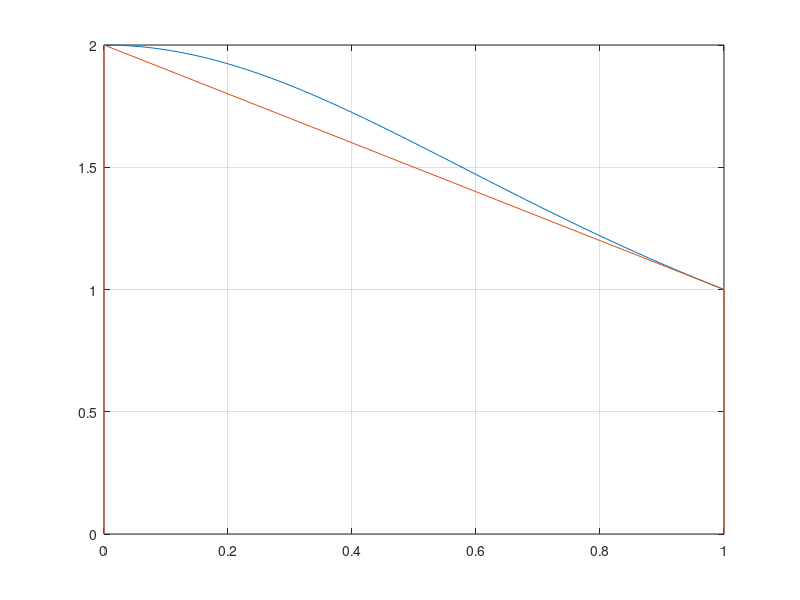

Here is the MATLAB script that generated this plot: (Note: this script raises an error after producing the figure.)
%1
%a
a=0;
b=1;
f=@(x) 2./(1+x.^2);
trp = ((b-a)/2)*(f(a)+f(b));
fprintf('Ex 1 Approx using trapezium = %2.5f\n',trp);
%b
xplot = 0:0.01:1;
fplot = f(xplot);
figure
plot(xplot,fplot)
hold on
grid on
x_trap = [0 0 1 1];
y_trap = [0 f(0) f(1) 0];
plot(x_trap,y_trap)
%c
simp = ((b-a)/6)*(f(a) + 4*f((a+b)/2)+f(b));
fprintf('Ex 1 Approx using Simpson = %2.5f\n',simp);
%2
clear
fprintf('\n')
a=1.4;
b=2;
c=1;
d=1.5;
f=@(x,y) log(x+2*y);
trap = (((b-a)*(d-c))/16) * ( f(a,c) + f(a,d) + f(b,c) + f(b,d) + 2*f((a+b)/2,c)+ 2*f((a+b)/2,d)+ 2*f(a,(c+d)/2) + 2*f(b,(c+d)/2) + 4* f((a+b)/2,(c+d)/2)); 
fprintf('Ex 2 Approximation for integral = %2.5f\n',trap);
%3
clear
fprintf('\n')
p=75;
r=110;
a=0;
b=2*pi;
f=@(x) (1-((p/r)^2).*sin(x)).^(1/2);

n=10;
h=(b-a)/n;
xk = a + (0:n)*h;
reptrap = ((b-a)/(2*n)) * (f(a)+ f(b) + 2*sum(f(xk(2:n))));
approx = ((60*r)/(r^2-p^2))*reptrap;
fprintf('Ex 3 Approx with n=10 is %2.5f\n',approx);
n=20;
h=(b-a)/n;
xk = a + (0:n)*h;
reptrap = ((b-a)/(2*n)) * (f(a)+ f(b) + 2*sum(f(xk(2:n))));
approx2 = ((60*r)/(r^2-p^2))*reptrap;
fprintf('Ex 3 Approx with n=20 is %2.5f\n',approx2);

%4
clear
fprintf('\n')
a=1;
b=2;
f=@(x) x.*log(x);
n=10;
h=(b-a)/n;
xk = a + (0:n)*h;
reptrap = ((b-a)/(2*n)) * (f(a)+ f(b) + 2*sum(f(xk(2:n))));
fprintf('Ex 4 Approx for n=%d is %2.4f, correct value is %2.3f\n',n,reptrap,0.636);

%5
clear
fprintf('\n')
a=0;
b=pi;
f=@(x) 1./(4+sin(20*x));

n=10;
h=(b-a)/n;
xk = a + (0:n)*h;
approx = ((b-a)/(6*n))* (f(a)+f(b)+2*sum(f(xk(2:n)))+4*sum(f((xk(1:n)+xk(2:n+1))/2)));
fprintf('Ex 5 Approx with n=10 is %2.5f\n',approx);

n=30;
h=(b-a)/n;
xk = a + (0:n)*h;
approx = ((b-a)/(6*n))* (f(a)+f(b)+2*sum(f(xk(2:n)))+4*sum(f((xk(1:n)+xk(2:n+1))/2)));
fprintf('Ex 5 Approx with n=30 is %2.5f\n',approx);

%6
clear
fprintf('\n');
a=0;
b=0.5;
f=@(t) exp(1).^(-t.^2);

n=4;
h=(b-a)/n;
xk = a + (0:n)*h;
approx = ((b-a)/(6*n))* (f(a)+f(b)+2*sum(f(xk(2:n)))+4*sum(f((xk(1:n)+xk(2:n+1))/2)));
res= (2/sqrt(pi))*approx;
fprintf('Ex 6 Approx with n=%d is %2.9f, actual result = %2.9f\n',n,res,0.520499876);

n=10;
h=(b-a)/n;
xk = a + (0:n)*h;
approx = ((b-a)/(6*n))* (f(a)+f(b)+2*sum(f(xk(2:n)))+4*sum(f((xk(1:n)+xk(2:n+1))/2)));
res= (2/sqrt(pi))*approx;
fprintf('Ex 6 Approx with n=%d is %2.9f, actual result = %2.9f\n',n,res,0.520499876);

%Ex 7 Facultative
clear
fprintf('\n');
a=0.1;b=0.5;c=0.01;d=0.25;
f=@(x,y) exp(1).^(y/x);
x=linspace(a,b,21);
y=linspace(c,d,21);
approx=simpsonDoubleInteg(a,b,c,d,10,10,f);
fprintf('Ex 7 Approx = %2.7f, real value = %2.7f\n',approx,0.178571);